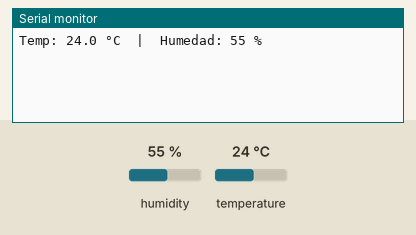
Bench run of a sketch on a simulated ESP32. On the bench: the last lines printed to the serial monitor. Inputs (shaded band) come from the test bench; at power-on: humidity 55 %, temperature 24 °C.

Above: at 3.2 s.
3.3 s: humidity set to 22 %
At 5.5 s:
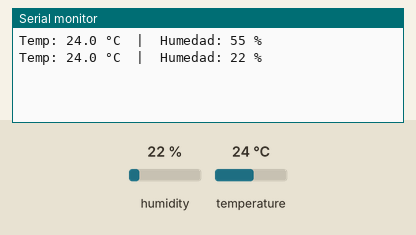
6.6 s: temperature set to 12 °C
At 8.2 s:
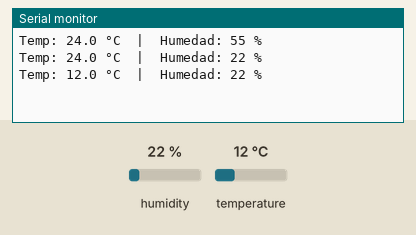
9.9 s: humidity set to 40 %
At 12.5 s:
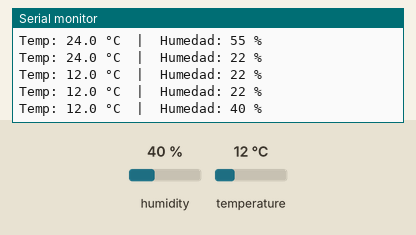
Timing chart, 0 to 14.0 s (numbered marks = the images above; inputs shaded):
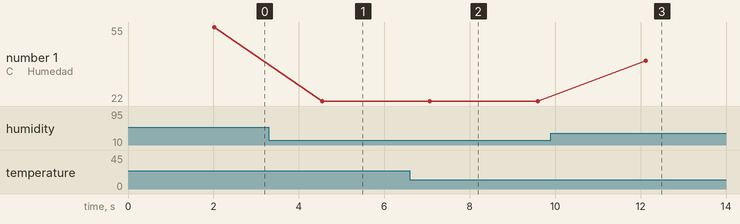

Measured:
- after the input at 3.3 s, the serial monitor: prints a new line after 1.2 s (image 1)
- after the input at 6.6 s, the serial monitor: prints a new line after 0.47 s (image 2)
- after the input at 9.9 s, the serial monitor: prints a new line after 2.2 s (image 3)
- plotted number 1: 55 → 22 after the input at 3.3 s, 22 → 40 after the input at 9.9 s

The sketch:

DHT11.ino
```cpp
#include <DHT.h>

#define DHTPIN 4        // GPIO4 (pin D4 en tu placa)
#define DHTTYPE DHT11

DHT dht(DHTPIN, DHTTYPE);

void setup() {
  Serial.begin(115200);
  dht.begin();
  delay(2000);          // tiempo mínimo para que el sensor se estabilice
}

void loop() {
  float t = dht.readTemperature();
  float h = dht.readHumidity();

  if (isnan(t) || isnan(h)) {
    Serial.println("Lectura fallida");
  } else {
    Serial.printf("Temp: %.1f °C  |  Humedad: %.0f %%\n", t, h);
  }
  delay(2500);          // DHT11 ≥ 1 s entre lecturas; pongo 2,5 s por seguridad
}
```
